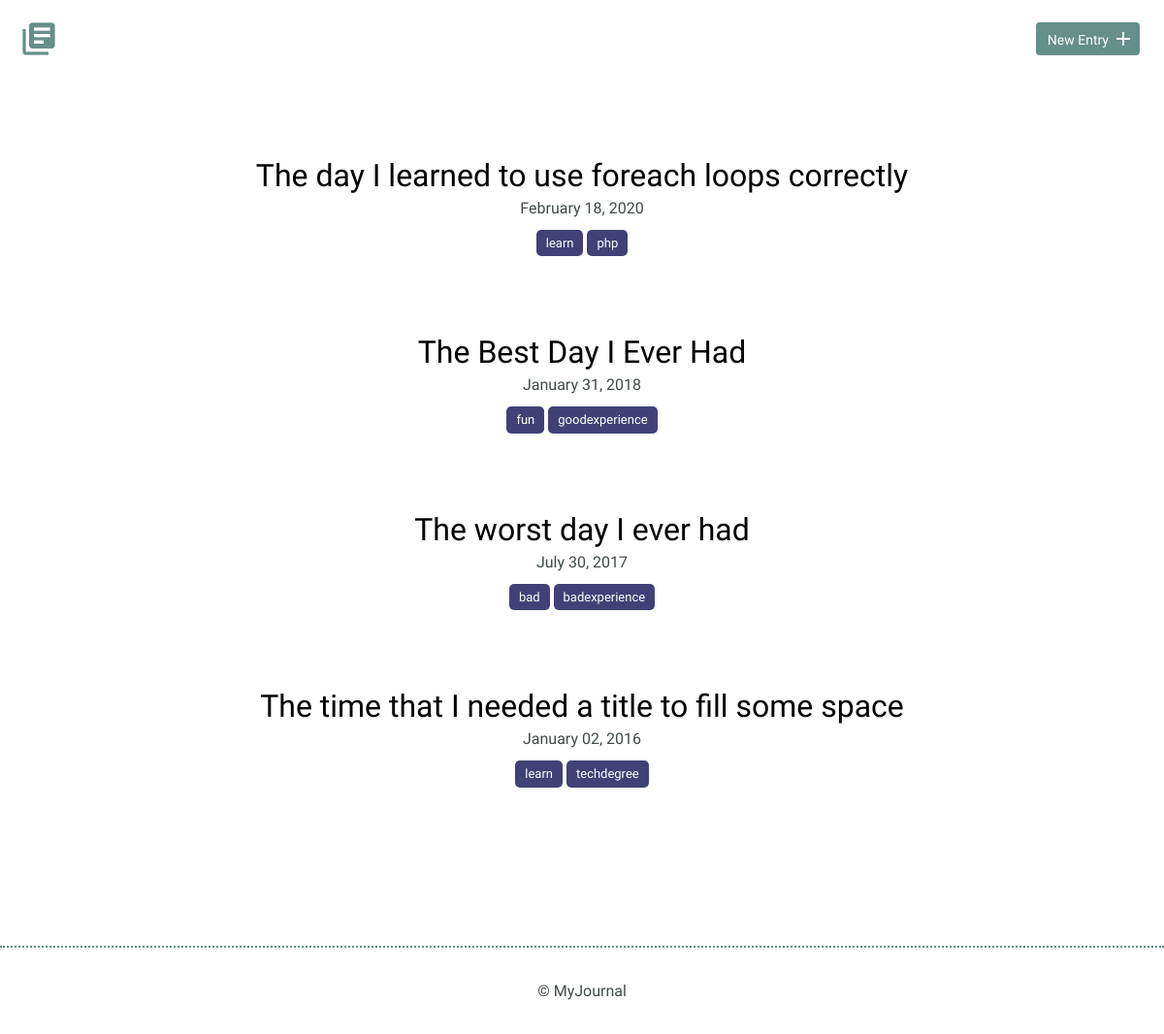
The page / on the database its author committed.
### tables this page shows
CREATE TABLE "entries" (
	`id`	INTEGER,
	`title`	TEXT,
	`date`	TEXT,
	`time_spent`	INTEGER,
	`learned`	BLOB,
	`resources`	BLOB, tags TEXT,
	PRIMARY KEY(`id`)
);

### index.php (the view, shortened to what this page needs)
<?php
include('inc/header.php');
try {
    $results = $db->query('SELECT * FROM entries ORDER BY date DESC');
} catch(Exception $e) {
    echo $e->getMessage();
    die();
}
$entries = $results->fetchAll(PDO::FETCH_ASSOC);
?>
                <div class="entry-list">
                <?php
                        foreach($entries as $entrie){
                          echo " <article>";
                          echo " <h2><a href='detail.php?id=".$entrie['id'] ."'>".$entrie['title'] ."</a></h2>";
                          echo " <time datetime='".$entrie['date']."'>". date('F d, Y', strtotime($entrie['date'])) ."</time><br>\n";
                          if (!empty($entrie['tags'])){
                            foreach (explode(',', $entrie['tags']) as $tag) {
                                 echo " <p class='tags'>". $tag . "</p> ";
                            }
                          }
                          echo " </article>";
                        }
                    ?>
                </div>
            </div>
        </section>
        <footer>
            <div>
                &copy; MyJournal
            </div>
        </footer>
    </body>
</html>

### css/site.css (style rules this page uses)
body { font-size: 16px; color: #404a49; font-family: 'Cousine', serif; font-weight: 400; }
footer { text-align: center; padding: 35px 0; border-top: 2px dotted #678f89; }
h1, h2, h3 { margin: 0; font-weight: 400; line-height: 1em; color: #000; }
h2 { font-size: 32px; }
h2 a { text-decoration: none; color: #000; }
p { line-height: 1.8em; font-size: 18px; }
.entry-list, .edit-entry, .new-entry { max-width: 800px; margin: 0 auto; padding: 70px 0 150px 0; }
.entry-list article { margin-bottom: 70px; text-align: center; }
.entry-list article:last-child { margin-bottom: 0; }
.entry-list article h2 { margin-bottom: 8px; }
.tags { background-color: rgb(65, 65, 119); border-radius: 5px; color: white; width:fit-content; display:inline-block; padding:2px 10px; font-size: small; }

### rows shown on the page
entries: title "The day I learned to use foreach loops correctly", date "February 18, 2020", tags "learn", tags "php"
entries: title "The Best Day I Ever Had", date "January 31, 2018", tags "fun", tags "goodexperience"
entries: title "The worst day I ever had", date "July 30, 2017", tags "bad", tags "badexperience"
entries: title "The time that I needed a title to fill some space", date "January 02, 2016", tags "learn", tags "techdegree"
